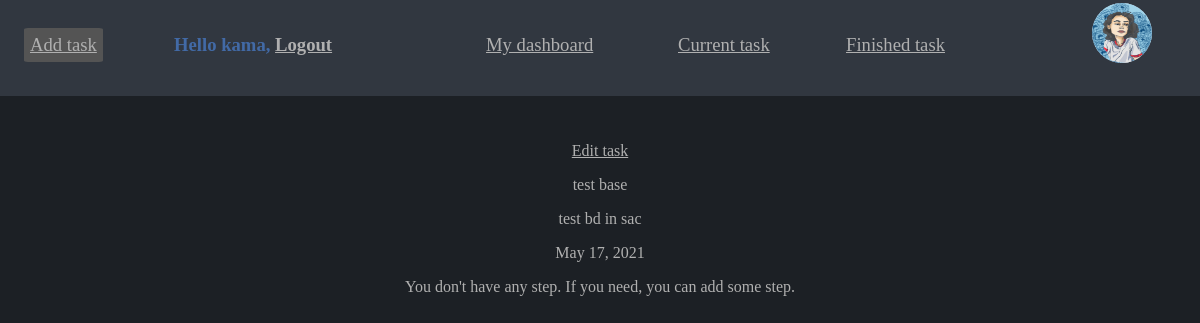
The app's page /task/2 (signed in) with its own data.
### task/models.py (models this page shows, shortened)
class Profile(models.Model):
    user = models.OneToOneField(settings.AUTH_USER_MODEL, on_delete=models.CASCADE)
    date_of_birth = models.DateField(blank=True, null=True)
    photo = models.ForeignKey(Image, related_name='img', on_delete=models.CASCADE)

class Image(models.Model):
    id_image = models.AutoField(primary_key=True)
    user = models.OneToOneField(settings.AUTH_USER_MODEL, on_delete=models.CASCADE)
    image = models.ImageField(upload_to='users/', default='/users/default.png')

class Note(models.Model):
    id_task = models.AutoField(primary_key=True)
    id_theme = models.ForeignKey(Theme, related_name='theme', on_delete=models.CASCADE, blank = True)
    user = models.ForeignKey(Profile, on_delete=models.CASCADE)
    name = models.CharField(max_length=50)
    short_description = models.CharField(max_length=2000)
    deadline = models.DateField( ("Date"), default=date.today, blank=False)
    done = models.BooleanField(default=False)

### task/views.py (the view)
# urls.py: path('task/<int:task_id>', views.task, name='task'),
def task(request, task_id):
    task_form = Note.objects.get(user=request.user.profile, id_task=task_id)
    steps = Step.objects.filter(user_id=request.user.profile).filter(note_id=task_id)
    print(steps)
    count = steps.count()
    return render(request,
                  'task/task.html',
                  { 'task': task_form,
                    'count':count,
                    'steps':steps,})

### task/templates/task/task.html (shortened to what this page needs)
{% extends "base.html" %}
{% block page %}
    <div class="text-page page-content">
        <p><a href="{% url "edit-task" task.id_task %}">Edit task</a></p>
        <p>{{ task.name }}</p>
        <p>{{ task.short_description }}</p>
        <p>{{ task.deadline }}</p>
        {% if count == 0 %}
            <h> You don't have any step. If you need, you can add some step.</h>
    {% endif %}
    </div>
{% endblock %}

### task/templates/base.html (shortened to what this page needs)
{% load static %}
<!DOCTYPE html>
<html lang="ru">
<head>
     <link rel="stylesheet" href="{% static 'css/style.css' %}">
</head>
<body>
        <div id="header" class="sidebar text-header ">
            {% if request.user.is_authenticated %}
                <ul class="menu">
                <div link="#ffcc00" vlink="#426aa6" alink="#ff0000">
                    <a href="{% url "profile-user" %}"><img  src="../media/{{ request.user.profile.photo.image }}" class="logo exmp3"></a>
                    <a href="{% url "add_tasks" %}" class="btn-at">Add task</a>
                    <a href="{% url "dashboard" %}" class="btn-header btn-profile" vlink="#426aa6" alink="#ff0000">My dashboard</a>
                    <a href="{% url "current_tasks" %}" class="btn-header btn-cur" vlink="#426aa6" alink="#ff0000">Current task</a>
                    <a href="{% url "finished_tasks" %}" class="btn-header btn-fin" vlink="#426aa6" alink="#ff0000">Finished task</a>
                 </div>
                </ul>
            {% endif %}
            <span >
                {% if request.user.is_authenticated %}
                    <h4 class="user btn-header text-header">Hello {{ request.user.first_name }},
                        <a href="{% url "logout" %}">Logout</a></h4>
                {% else %}
                    <a href="{% url "profile-user" %}"><img src="../../media/users/default.png" class="logo exmp3"></a>
                    <a href="{% url "login" %}" class="user btn-header text-header">Log-in</a>
                {% endif %}
            </span>
        </div>
    {% block page %}
    {% endblock %}
</body>
</html>

### task/static/css/style.css (style rules this page uses)
body { background-color: #1c2025; overflow: auto; }
.text-header { color: #426aa6; top: 3%; left: 14%; }
.text-page { color: #b0b0b0; }
.page-content { text-align:center; padding: 10%; }
.logo { background-color: #bdcbe0; position: absolute; width: 60px; height: 60px; top: 3%; left: 91%; border-radius: 50%; }
.btn-at { top: 29%; left: 2%; background-color: #545454; position: absolute; border-radius: 5%; padding:0.5%; font-size:14pt; }
.btn-profile { top: 29%; left: 40%; }
.btn-cur { top: 29%; left: 56%; }
.btn-fin { top: 29%; left: 70%; }
.btn-header { background-color: #313740; padding: 0.5%; position: absolute; font-size:14pt; }
a { color:#b0b0b0; }
.sidebar { height: 12%; width: 100%; position: fixed; top: 0; left: 0; padding: 0; background-color: #313740; overflow: auto; }

### records on screen
Note: name "test base", short_description "test bd in sac", deadline "May 17, 2021"

### other values on screen
{{ request.user.first_name }} "kama"
